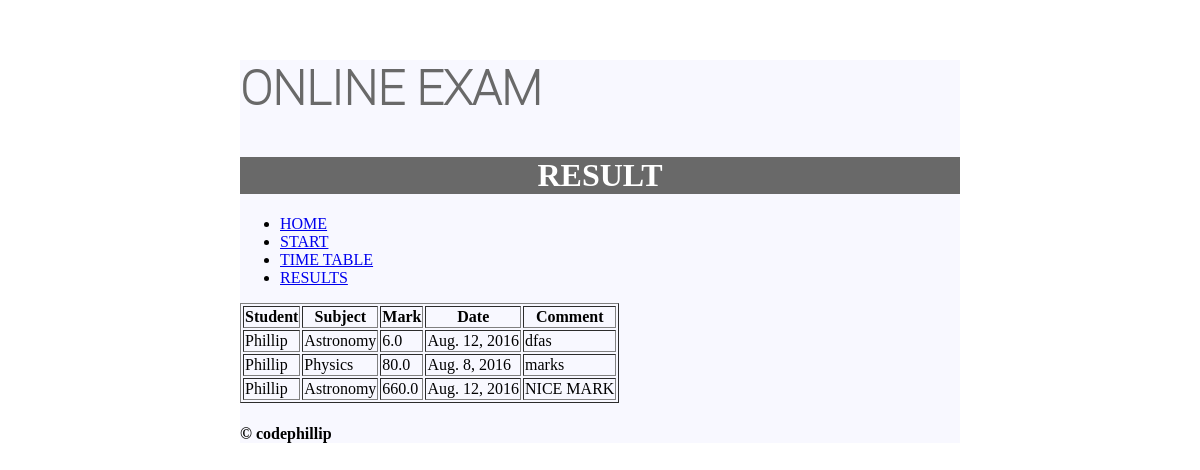
/result/, run on an earlier commit of the app's database.
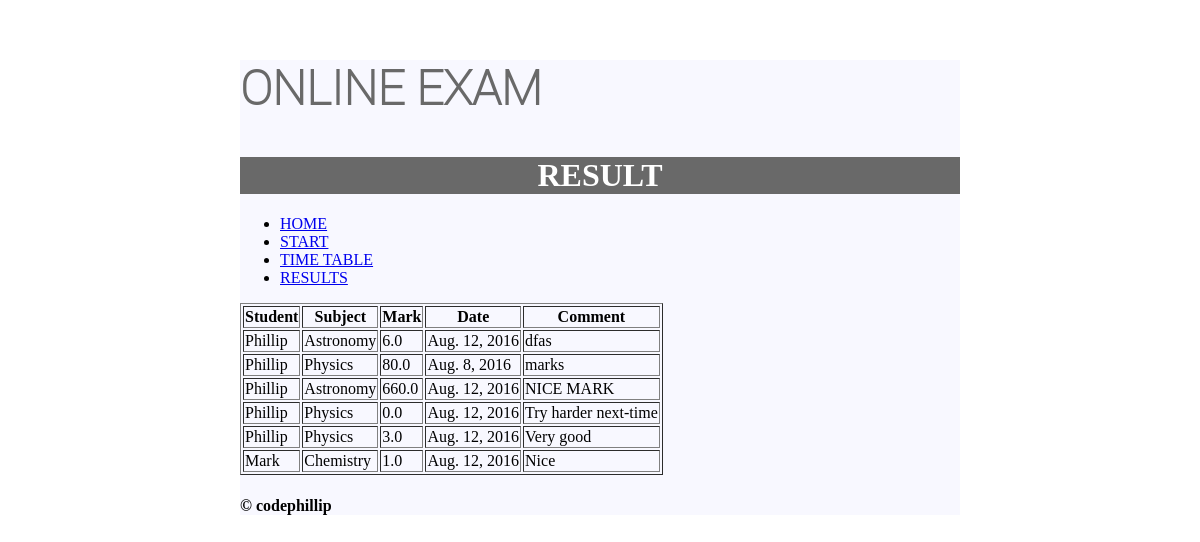
And on a later commit of the database.
### myapp/models.py (models this page shows, shortened)
class Result(models.Model):
    sub_id = models.ForeignKey(Subject)
    student_id = models.ForeignKey(Student)
    mark = models.FloatField()
    date = models.DateField()
    comment = models.CharField(max_length=255)

class Student(models.Model):
    classroom_id = models.ForeignKey(ClassRoom)
    name = models.CharField(max_length=255)
    age = models.IntegerField()
    def __unicode__(self):
        return self.name

class Subject(models.Model):
    subject_name = models.CharField(max_length=255)
    def __unicode__(self):
        return self.subject_name

### myapp/views.py (the view)
# urls.py: url(r'^result/$', views.result, name='result'),
def result(request):
    table = Result.objects.all()
    return render(request, 'result.html', {
        'table': table
    })

### templates/result.html
{% extends 'base.html' %}
{% block header %}
    <h1>RESULT</h1>
    {{ block.super }}
{% endblock %}
{% block content %}
    <table border="1">
        <th>Student</th>
        <th>Subject</th>
        <th>Mark</th>
        <th>Date</th>
        <th>Comment</th>
        {% for data in table %}
        <tr>
            <td>{{ data.student_id }}</td>
            <td>{{ data.sub_id }}</td>
            <td>{{ data.mark }}</td>
            <td>{{ data.date }}</td>
            <td>{{ data.comment }}</td>
        </tr>
        {% endfor %}
    </table>
{% endblock %}

What changed in the data, as far as the page shows it:
added Result: student_id "Phillip", sub_id "Physics", mark "0.0", date "Aug. 12, 2016", comment "Try harder next-time"
added Result: student_id "Phillip", sub_id "Physics", mark "3.0", date "Aug. 12, 2016", comment "Very good"
added Result: student_id "Mark", sub_id "Chemistry", mark "1.0", date "Aug. 12, 2016", comment "Nice"
